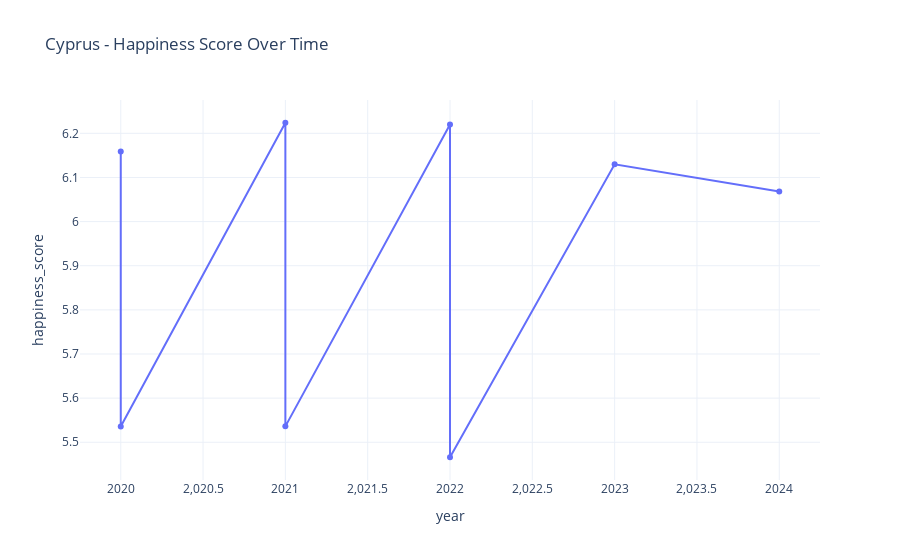
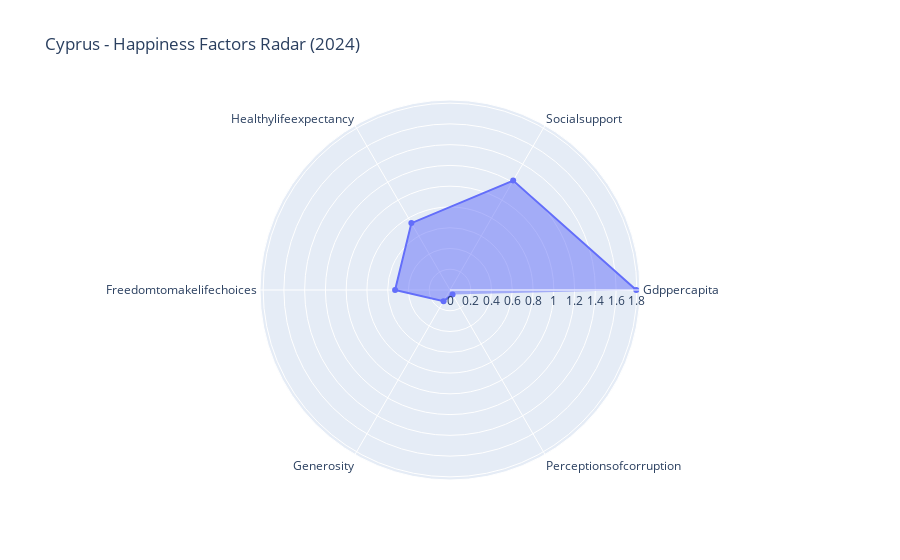
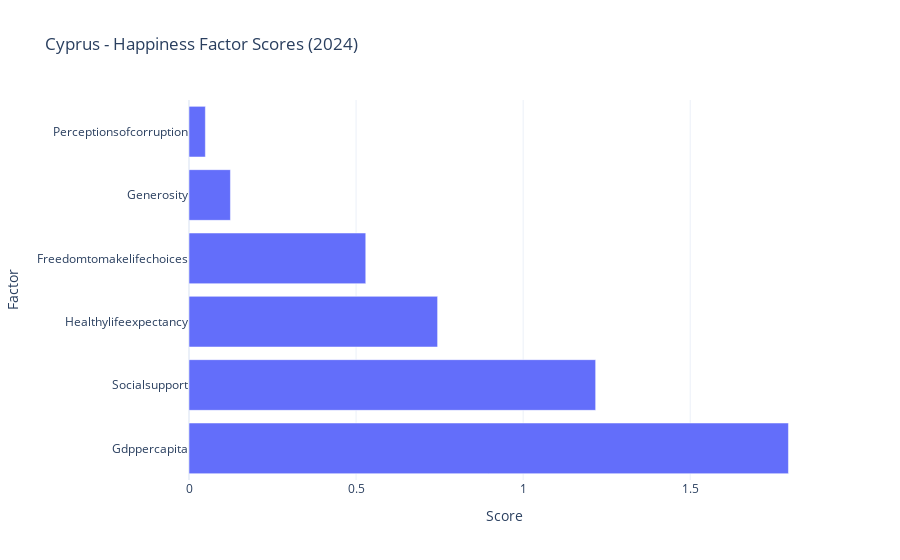

The code cell stored with these charts, in order, in its notebook:
### Markdown cell above
### **Task 15**- Create an interactive selector that lets users choose a country and view its happiness profile with combined multiple charts


Full Country Profile Dashboard

1-Line chart: Happiness score trend over time

2-Radar chart: Profile of key happiness factors (2024)

3-Bar chart: Exact values of those factors

### Code cell
#All-in-One Dashboard

import plotly.graph_objects as go
import ipywidgets as widgets
from IPython.display import display, clear_output

# Define key indicator columns

indicators = [
    "explained_by_gdp_per_capita",
    "explained_by_social_support",
    "explained_by_healthy_life_expectancy",
    "explained_by_freedom_to_make_life_choices",
    "explained_by_generosity",
    "explained_by_perceptions_of_corruption"
]

# Clean dşsplat names

indicator_labels = [i.replace("explained_by_","").replace("_", "").title() for i in indicators]

#dropdown for country selection

country_dropdown = widgets.Dropdown(
    options= sorted(combined_df["country"].unique()),
    value="Finland",
    description = "Select country",
    layout= widgets.Layout(),
    style={"description_width": "initial"}
)

def country_dashboard(country):
    clear_output(wait=True)
    display(country_dropdown)

    df_country = combined_df[combined_df["country"] == country].sort_values("year")
    latest = df_country.iloc[-1]

    ### 1. Line Chart: Happiness Over Time
    fig1 = px.line(
        df_country,
        x="year",
        y="happiness_score",
        markers=True,
        title=f"{country} - Happiness Score Over Time"
    )
    fig1.update_layout(template="plotly_white")

    ### 2. Radar Chart: Indicator Profile
    fig2 = go.Figure()
    fig2.add_trace(go.Scatterpolar(
        r=[latest[ind] for ind in indicators],
        theta=indicator_labels,
        fill='toself',
        name=country
    ))
    fig2.update_layout(
        polar=dict(radialaxis=dict(visible=True)),
        showlegend=False,
        title=f"{country} - Happiness Factors Radar ({int(latest['year'])})"
    )

    ### 3. Bar Chart: Factor Values
    fig3 = px.bar(
        x=[latest[ind] for ind in indicators],
        y=indicator_labels,
        orientation='h',
        labels={"x": "Score", "y": "Factor"},
        title=f"{country} - Happiness Factor Scores ({int(latest['year'])})"
    )
    fig3.update_layout(template="plotly_white")

    ### Display all three charts ###
    fig1.show()
    fig2.show()
    fig3.show()

# Connect dropdown to dashboard function
country_dropdown.observe(lambda change: country_dashboard(change['new']), names='value')
display(country_dropdown)

# Show initial dashboard
country_dashboard(country_dropdown.value)

### Figure 1 — Plotly figure (JSON) as saved in the notebook; plotly's stock layout.template omitted (floating-point values rounded to 4 significant figures)
{"data": [{"hovertemplate": "year=%{x}<br>happiness_score=%{y}<extra></extra>", "legendgroup": "", "line": {"color": "#636efa", "dash": "solid"}, "marker": {"symbol": "circle"}, "mode": "lines+markers", "name": "", "orientation": "v", "showlegend": false, "type": "scatter", "x": [2020, 2020, 2021, 2021, 2022, 2022, 2023, 2024], "xaxis": "x", "y": [6.159, 5.536, 6.224, 5.536, 6.22, 5.466, 6.13, 6.068], "yaxis": "y"}], "layout": {"legend": {"tracegroupgap": 0}, "title": {"text": "Cyprus - Happiness Score Over Time"}, "xaxis": {"anchor": "y", "domain": [0, 1], "title": {"text": "year"}}, "yaxis": {"anchor": "x", "domain": [0, 1], "title": {"text": "happiness_score"}}}}

### Figure 2 — Plotly figure (JSON) as saved in the notebook; plotly's stock layout.template omitted (floating-point values rounded to 4 significant figures)
{"data": [{"fill": "toself", "name": "Cyprus", "r": [1.794, 1.217, 0.744, 0.529, 0.124, 0.049], "theta": ["Gdppercapita", "Socialsupport", "Healthylifeexpectancy", "Freedomtomakelifechoices", "Generosity", "Perceptionsofcorruption"], "type": "scatterpolar"}], "layout": {"polar": {"radialaxis": {"visible": true}}, "showlegend": false, "title": {"text": "Cyprus - Happiness Factors Radar (2024)"}}}

### Figure 3 — Plotly figure (JSON) as saved in the notebook; plotly's stock layout.template omitted (floating-point values rounded to 4 significant figures)
{"data": [{"alignmentgroup": "True", "hovertemplate": "Score=%{x}<br>Factor=%{y}<extra></extra>", "legendgroup": "", "marker": {"color": "#636efa", "pattern": {"shape": ""}}, "name": "", "offsetgroup": "", "orientation": "h", "showlegend": false, "textposition": "auto", "type": "bar", "x": [1.794, 1.217, 0.744, 0.529, 0.124, 0.049], "xaxis": "x", "y": ["Gdppercapita", "Socialsupport", "Healthylifeexpectancy", "Freedomtomakelifechoices", "Generosity", "Perceptionsofcorruption"], "yaxis": "y"}], "layout": {"barmode": "relative", "legend": {"tracegroupgap": 0}, "title": {"text": "Cyprus - Happiness Factor Scores (2024)"}, "xaxis": {"anchor": "y", "domain": [0, 1], "title": {"text": "Score"}}, "yaxis": {"anchor": "x", "domain": [0, 1], "title": {"text": "Factor"}}}}
